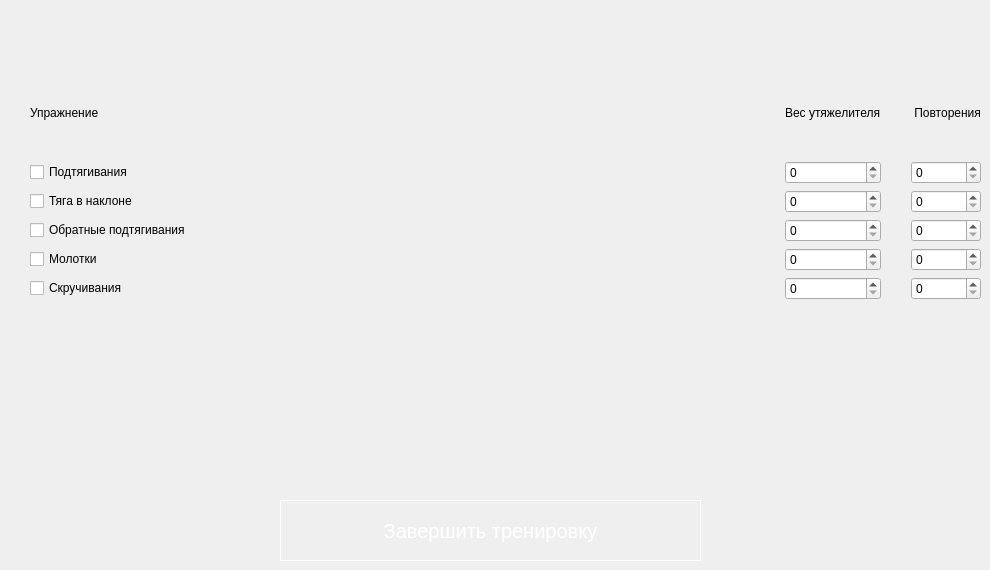
              <widget class="QWidget" name="tab_11">
               <attribute name="title">
                <string>День 11</string>
               </attribute>
               <widget class="QPushButton" name="pushButton_complete_11">
                <property name="geometry">
                 <rect>
                  <x>280</x>
                  <y>500</y>
                  <width>421</width>
                  <height>61</height>
                 </rect>
                </property>
                <property name="styleSheet">
                 <string notr="true">QPushButton {
border:1px solid #fff;
font-size:20px;
color:#fff;
}
QPushButton:hover {
	background-color: rgb(85, 170, 255);
}</string>
                </property>
                <property name="text">
                 <string>Завершить тренировку</string>
                </property>
               </widget>
               <widget class="QWidget" name="gridLayoutWidget_11">
                <property name="geometry">
                 <rect>
                  <x>30</x>
                  <y>70</y>
                  <width>951</width>
                  <height>230</height>
                 </rect>
                </property>
                <layout class="QGridLayout" name="gridLayout_11" rowstretch="0,0,0,0,0,0" columnstretch="3,0,0">
                 <property name="horizontalSpacing">
                  <number>30</number>
                 </property>
                 <item row="1" column="2">
                  <widget class="QSpinBox" name="spinBox_reps_1_11"/>
                 </item>
                 <item row="4" column="0">
                  <widget class="QCheckBox" name="checkBox_exersize_4_11">
                   <property name="text">
                    <string>Молотки</string>
                   </property>
                  </widget>
                 </item>
                 <item row="5" column="0">
                  <widget class="QCheckBox" name="checkBox_exersize_5_11">
                   <property name="text">
                    <string>Скручивания</string>
                   </property>
                   <property name="checked">
                    <bool>false</bool>
                   </property>
                  </widget>
                 </item>
                 <item row="0" column="1">
                  <widget class="QLabel" name="label_extraWeigh_11">
                   <property name="text">
                    <string>Вес утяжелителя</string>
                   </property>
                  </widget>
                 </item>
                 <item row="3" column="2">
                  <widget class="QSpinBox" name="spinBox_reps_3_11"/>
                 </item>
                 <item row="1" column="0">
                  <widget class="QCheckBox" name="checkBox_exersize_1_11">
                   <property name="text">
                    <string>Подтягивания</string>
                   </property>
                   <property name="checked">
                    <bool>false</bool>
                   </property>
                  </widget>
                 </item>
                 <item row="2" column="0">
                  <widget class="QCheckBox" name="checkBox_exersize_2_11">
                   <property name="text">
                    <string>Тяга в наклоне</string>
                   </property>
                  </widget>
                 </item>
                 <item row="3" column="1">
                  <widget class="QSpinBox" name="spinBox_extraWeight_3_11"/>
                 </item>
                 <item row="0" column="2">
                  <widget class="QLabel" name="label_reps_11">
                   <property name="text">
                    <string> Повторения</string>
                   </property>
                  </widget>
                 </item>
                 <item row="3" column="0">
                  <widget class="QCheckBox" name="checkBox_exersize_3_11">
                   <property name="text">
                    <string>Обратные подтягивания</string>
                   </property>
                  </widget>
                 </item>
                 <item row="1" column="1">
                  <widget class="QSpinBox" name="spinBox_extraWeight_1_11"/>
                 </item>
                 <item row="2" column="2">
                  <widget class="QSpinBox" name="spinBox_reps_2_11"/>
                 </item>
                 <item row="2" column="1">
                  <widget class="QSpinBox" name="spinBox_extraWeight_2_11"/>
                 </item>
                 <item row="4" column="1">
                  <widget class="QSpinBox" name="spinBox_extraWeight_4_11"/>
                 </item>
                 <item row="4" column="2">
                  <widget class="QSpinBox" name="spinBox_reps_4_11"/>
                 </item>
                 <item row="5" column="1">
                  <widget class="QSpinBox" name="spinBox_extraWeight_5_11"/>
                 </item>
                 <item row="5" column="2">
                  <widget class="QSpinBox" name="spinBox_reps_5_11"/>
                 </item>
                 <item row="0" column="0">
                  <widget class="QLabel" name="label_exersize_11">
                   <property name="text">
                    <string>Упражнение</string>
                   </property>
                  </widget>
                 </item>
                </layout>
               </widget>
              </widget>
